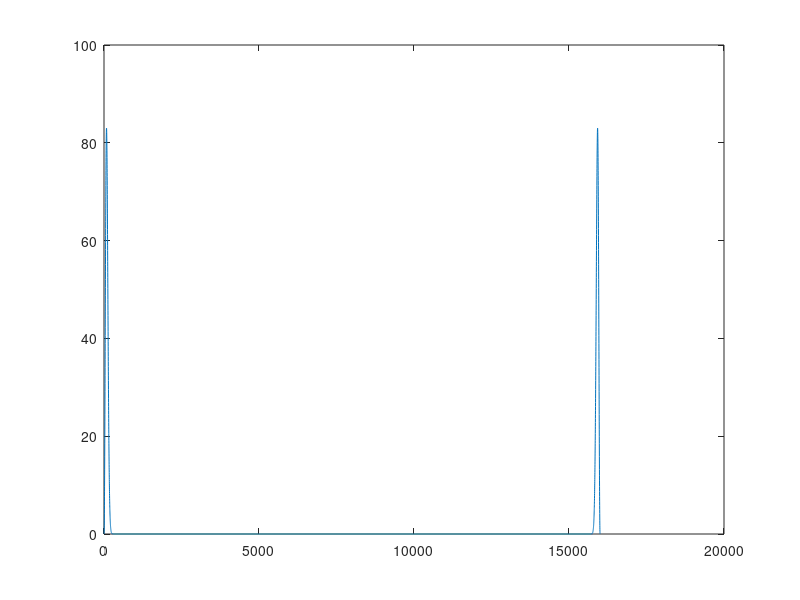
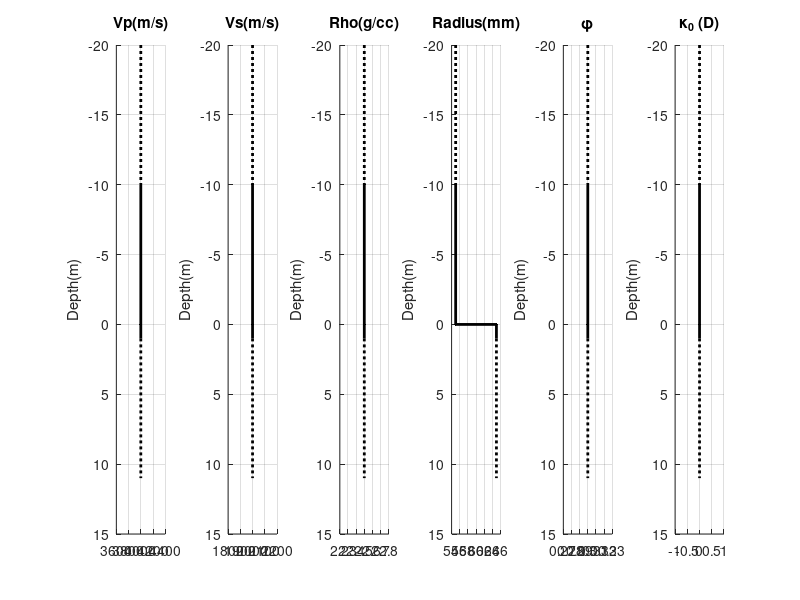

MATLAB code to generate these figures, in order: (Note: this script raises an error after producing the figures.)
%Modeling_VSP_tubewave_Caliper_Change
% S. Minato
% Delft University of Technology
% s.minato-1@tudelft.nl
%
% This code calculates pressure waveforms at a borehole due to
% a normally incident plane P wave (vertical seismic profiling, VSP).
% The borehole is a circular column filled with fluid, 
% and it is embedded in horizontally layered media. 
%


%Note about the Skempton coefficient:
%      : Flag_Skempton switches the following two conditions.
%      : Flag_Skempton=0 -> pext=-1/3(txx+tyy+tzz).
%      : Flag_Skempton=1 -> pext=-1/3(txx+tyy+tzz)*B.
%      : "B" is the Skempton coefficient. 
%      : "B" is either calculated from given Vp and Vs (not recommended) or PE.B

%===========================================================================
% This version uses modeling parameters designed for a simulation of
% a homogeneous elastic medium and a borehole with a step-like radius change
%===========================================================================

clear all
close all

Flag_Skempton=1; 


if(Flag_Skempton)
    disp('==========================')
    disp('pext=-1/3tii*B activated!')
    disp('==========================')
end


%===Construction of a layered model========
%   N-layer model (1 and N are half-spaces)
%==========================================
n=4; % Total number of layers
Vpvec=[4000 4000 4000 4000]; % size n. P-wave velocity at each layer (m/s)
Vsvec=[2000 2000 2000 2000]; % size n. S-wave velocity at each layer (m/s)
Rhovec=[2500 2500 2500 2500]; %Bulk density at each layer (kg/m3)
zn_org=[-10 0 1]; % size n-1. The depth of boundaries (m). 
rn=[0.055 0.055 0.065 0.065]; %size n. Borehole radius (m)


% Fluid properties
nu_dyn=1E-3; %Fluid dynamic viscosity (Pa*s)
Vf=1500;
Rhof=1000;
Kf=Rhof*Vf^2;%Fluid Bulk modulus

% Porous-layer properties 
Phivec=0.3*ones(1,n); %size n. Porosity (m3/m3)
Kappa0_vec=zeros(1,n); %size n. Static permeability (m^2), 1 Darcy=9.869E-13.


%--------------------------------------
% Waveform modeling parameters
%--------------------------------------
zvec_rec=[-20.05:0.1:20.05]; %Receiver depth locations (m)

dt=0.25E-4; %sampling interval (sec)
ns=16001; %sample number

tvec=[0:dt:(ns-1)*dt];%time vector
dw=1/tvec(end)*2*pi; %frequency sampling interval (radian)
wvec_org=[0:dw:(ns-1)*dw];

nw_proc=300; %sample number in frequency (< ns/2)
wvec_proc=wvec_org(1:nw_proc); %frequency vector (radian) where
                               %wavefield is calculated

%Note: Here I define the Ricker wavelet for the source signature. 
%    : The propagator matrix method for an elastic wavefield considers 
%    : this source signature as tzz. See below in the 1D propagator matrix method.

% Creating a source wavelet
f0=200; % center frequency (Hz)
delay=1/f0*2; % delay time (s)


Ricker=2*pi^2*f0^2*(1.0 - 2.0*(pi^2)*(f0^2)*((tvec-delay).^2)) .* exp(-(pi^2)*(f0^2)*((tvec-delay).^2)); %Ricker wavelet

Ricker=Ricker./max(abs(Ricker));

fRicker=conj(fft(Ricker)); %MATLAB FT -> Aki-Richards FT
figure;plot(abs(fft(Ricker)))


%Plotting the model
figure;
for in=1:n
    if(in==1)
        subplot(161),hold on;plot(Vpvec(in)*ones(1,2),[zn_org(in)-10 zn_org(in)],'k:','Linewidth',2)
        subplot(162),hold on;plot(Vsvec(in)*ones(1,2),[zn_org(in)-10 zn_org(in)],'k:','Linewidth',2)
        subplot(163),hold on;plot(Rhovec(in)*ones(1,2)*1E-3,[zn_org(in)-10 zn_org(in)],'k:','Linewidth',2)
        subplot(164),hold on;plot(rn(in)*ones(1,2)*1E+3,[zn_org(in)-10 zn_org(in)],'k:','Linewidth',2)
        subplot(165),hold on;plot(Phivec(in)*ones(1,2),[zn_org(in)-10 zn_org(in)],'k:','Linewidth',2)
        subplot(166),hold on;plot(Kappa0_vec(in)*ones(1,2)/9.869E-13,[zn_org(in)-10 zn_org(in)],'k:','Linewidth',2)
    elseif(in==n)
        subplot(161),hold on;plot(Vpvec(in)*ones(1,2),[zn_org(in-1) zn_org(in-1)+10],'k:','Linewidth',2)
        grid on;set(gca,'Ydir','Reverse');title('Vp(m/s)');ylabel('Depth(m)')
        subplot(162),hold on;plot(Vsvec(in)*ones(1,2),[zn_org(in-1) zn_org(in-1)+10],'k:','Linewidth',2)    
        grid on;set(gca,'Ydir','Reverse');title('Vs(m/s)');ylabel('Depth(m)')
        subplot(163),hold on;plot(Rhovec(in)*ones(1,2)*1E-3,[zn_org(in-1) zn_org(in-1)+10],'k:','Linewidth',2)    
        grid on;set(gca,'Ydir','Reverse');title('Rho(g/cc)');ylabel('Depth(m)')
        subplot(164),hold on;plot(rn(in)*ones(1,2)*1E3,[zn_org(in-1) zn_org(in-1)+10],'k:','Linewidth',2)    
        grid on;set(gca,'Ydir','Reverse');title('Radius(mm)');ylabel('Depth(m)')
        subplot(165),hold on;plot(Phivec(in)*ones(1,2),[zn_org(in-1) zn_org(in-1)+10],'k:','Linewidth',2)    
        grid on;set(gca,'Ydir','Reverse');title('\phi');ylabel('Depth(m)')
        subplot(166),hold on;plot(Kappa0_vec(in)*ones(1,2)/9.869E-13,[zn_org(in-1) zn_org(in-1)+10],'k:','Linewidth',2)    
        grid on;set(gca,'Ydir','Reverse');title('\kappa_0 (D)');ylabel('Depth(m)')
    else
        subplot(161),hold on;plot(Vpvec(in)*ones(1,2),[zn_org(in-1) zn_org(in)],'k-','Linewidth',2)
        subplot(161),hold on;plot([Vpvec(in-1) Vpvec(in)],ones(1,2)*zn_org(in-1),'k.-','Linewidth',2)
        subplot(162),hold on;plot(Vsvec(in)*ones(1,2),[zn_org(in-1) zn_org(in)],'k-','Linewidth',2)
        subplot(162),hold on;plot([Vsvec(in-1) Vsvec(in)],ones(1,2)*zn_org(in-1),'k.-','Linewidth',2)
        subplot(163),hold on;plot(Rhovec(in)*ones(1,2)*1E-3,[zn_org(in-1) zn_org(in)],'k-','Linewidth',2)
        subplot(163),hold on;plot([Rhovec(in-1) Rhovec(in)]*1E-3,ones(1,2)*zn_org(in-1),'k.-','Linewidth',2)
        subplot(164),hold on;plot(rn(in)*ones(1,2)*1E3,[zn_org(in-1) zn_org(in)],'k-','Linewidth',2)
        subplot(164),hold on;plot([rn(in-1) rn(in)]*1E3,ones(1,2)*zn_org(in-1),'k.-','Linewidth',2)
        subplot(165),hold on;plot(Phivec(in)*ones(1,2),[zn_org(in-1) zn_org(in)],'k-','Linewidth',2)
        subplot(165),hold on;plot([Phivec(in-1) Phivec(in)],ones(1,2)*zn_org(in-1),'k.-','Linewidth',2)
        subplot(166),hold on;plot(Kappa0_vec(in)*ones(1,2)/9.869E-13,[zn_org(in-1) zn_org(in)],'k-','Linewidth',2)
        subplot(166),hold on;plot([Kappa0_vec(in-1) Kappa0_vec(in)]/9.869E-13,ones(1,2)*zn_org(in-1),'k.-','Linewidth',2)
    end
    
end


%%===SHIFTING===
shift_z=0;
zn_proc=zn_org+shift_z; %
%%===SHIFTING===

%================================================================
%   1D Propagator-matrix method: Calculation of elastic wavefield
%   due to a normally incident plane P wave
%================================================================

uEvec_allfreq=zeros(2,n,nw_proc);%Upgoing and Downgoing potential amplitudes [Un;Dn] for each layer and all frequencies. "E" stands for Elastic wavefield.

for iw=2:nw_proc
    
    w=wvec_proc(iw);
    kp=w./Vpvec;
    
    %Constructing M matrix. size (2,2) and 1 to n-1
    Mn=zeros(2,2,n-1); 
    for in=1:n-1
        kp1=kp(in);
        kp2=kp(in+1);
        z1=zn_proc(in);
        rho1=Rhovec(in);
        rho2=Rhovec(in+1);
        
        a1=rho2/rho1;
        a2=kp2/kp1;
        
        m11=1.0/(2.0)*(a1+a2)*exp(i*(kp1-kp2)*z1); %note: Aki-Richards FT
        m12=1.0/(2.0)*(a1-a2)*exp(i*(kp1+kp2)*z1); 
        m21=1.0/(2.0)*(a1-a2)*exp(-i*(kp1+kp2)*z1); 
        m22=1.0/(2.0)*(a1+a2)*exp(-i*(kp1-kp2)*z1); 
        
        Mn(:,:,in)=[m11 m12; m21 m22];
    end


    %Calculating MT matrix, (2,2)
    MT=eye(2,2);
    for in=1:n-1
        MT=MT*Mn(:,:,in);    
    end
    %------------------------------
    % Solution at each layer
    %------------------------------
    uEvec=zeros(2,n);%=[Un;Dn] and each layer


    % Radiation condition at the top and the bottom layers
    
    % Definition of 'unit' amplitude source can be defined here.
    % Unit displacement -> (1/(i*kp(1))
    % Unit partivle velocity -> (1/(iw*i*kp(1))) 
    % Unit stress -> (-Rhovec(1)*w^2)
    D1=1/(-Rhovec(1)*w^2); %this simulate unit amplitudes in tzz, and defined source wavelet is applied in this unit
    
    %Additional phase shift due to shift_z
    D1=D1*exp(i*kp(1)*(-shift_z)); 

    Dn=D1/MT(2,2);
    uEvec(:,n)=[0.0;Dn];

    % Solving the potentials by connecting from below
    for in=n-1:-1:1
        uEvec(:,in)=Mn(:,:,in)*uEvec(:,in+1);    
    end

    % Check if uvec(:,1)==[U1;0]
    U1=MT(1,2)/MT(2,2)*D1;
    if (abs(uEvec(1,1)-U1) > 1E-5*abs(U1))
        disp("Warning:U1 is not retrieved after connecting Haskel matrix from below??")
        tmp_str=sprintf('iw=%d,U1=%f,uEvec(1,1)=%f\n',iw,U1,uEvec(1,1));
        disp(tmp_str)
    end

    uEvec_allfreq(:,:,iw)=uEvec;

end %freq


% $$$ return

%%Calculating time-domain waveforms using the potentials (Elastic wave)

fdata=zeros(length(zvec_rec),ns);

for irec=1:length(zvec_rec)
    znow=zvec_rec(irec)+shift_z;
    
    %Detecting a layer number
    tmp=zn_proc-znow;
    tmp(find(tmp<0))=Inf;
    [tmp1 tmp2]=min(tmp(:));
    in_now=tmp2;
    if(sum(isinf(tmp))==length(tmp))
        in_now=length(zn_proc)+1; %last layer
    end
    
    U_amp=squeeze(uEvec_allfreq(1,in_now,:)); %upgoing,layer in_now
    D_amp=squeeze(uEvec_allfreq(2,in_now,:)); %downgoing,layer in_now

    kpvec=wvec_proc/Vpvec(in_now);    
    
    phi=U_amp.'.*exp(-i*kpvec*znow)+D_amp.'.*exp(i*kpvec*znow); %displacement potential (note: kc homogenous)
    
    
    tmpdata=-i*kpvec.*U_amp.'.*exp(-i*kpvec*znow)...
            +i*kpvec.*D_amp.'.*exp(i*kpvec*znow); %displacement (uz)
    tmpdata=-i*wvec_proc.*tmpdata; %particle velocity (vz)
    

    tmpdata=tmpdata.*fRicker(1:nw_proc); %Note: Unit incident wave is
                                         % assumed in potential
                                         % (see the phase difference between phi and tmpdata above)
    fdata(irec,1:nw_proc)=tmpdata;
end

fdata(:,1)=0;
fdata=conj(fdata); %Aki-Richards FT -> MATLAB FT
data=ifft(fdata,[],2,'symmetric');
data_E=data.';

figure;imagesc(zvec_rec,tvec,data_E);colorbar;
title("Elastic wave (VZ)")
xlabel('Receiver depth (m)');ylabel('Time (s)')


%==================================================================
%   1D Propagator-matrix method: Calculation of a borehole pressure 
%   field using the elastic-wavefield potential amplitudes
%================================================================

%Necessary elastic moduli and velocities
Evec=Rhovec.*Vsvec.^2.*(3*Vpvec.^2-4*Vsvec.^2)./(Vpvec.^2-Vsvec.^2); %size n. Young's modulus
mu_vec=Rhovec.*Vsvec.^2; %size n. Shear modulus
lambda_vec=Rhovec.*Vpvec.^2-2*mu_vec; %size n. Lame constant
Kvec=lambda_vec+2/3*mu_vec; %size n. Bulk modulus
CT0vec=sqrt(Vf^2./(1+Rhof*Vf^2./(Rhovec.*Vsvec.^2))); %size n. Tube-wave velocity without porous-layer effects

%Porous-layer effects: Diffusivity (Ionov, eq. A3)
Diffvec=sqrt(Kappa0_vec*Kf./(nu_dyn*Phivec));
TFvec=rn.^2./Diffvec.^2; %(See Ionov after eq. A6) Note: kappa0=0 becomes TF=Inf. In this case, there are no porous-layer effects.



%
uvec_allfreq=zeros(2,n,nw_proc);%Upgoing and Downgoing tube-wave potential amplitudes [Un;Dn] for each layer and all frequencies.

Cy2vec=Evec/Rhof;


if(Flag_Skempton)
    disp('==========================')
    disp('pext=-1/3tii*B activated!')
    disp('==========================')
end

for iw=2:nw_proc
    
    w=wvec_proc(iw);
    kp=w./Vpvec;
    
    %Porous layer effects: Calculating the function PHI of Ionov
    %   and correponding tube-wave velocities
    %Note: all variables related to the porous layer assumes MATLAB-FT
    tmp=sqrt(i*w*TFvec); %be carefull INF when kappa0=0
    PHI_IONOV=tmp.^(-1).*besselk(1,tmp)./besselk(0,tmp); %be careful NaN when kappa0=0

    %Tube-wave velocity including the porous-layer effects
    CTvec=CT0vec.*sqrt(...
          1./(1+2*Phivec.*Rhof/Kf.*CT0vec.^2.*PHI_IONOV));

    %Removing NaN when kappa0=0 (those CTs are CT0)
    CTvec(find(Kappa0_vec==0))=CT0vec(find(Kappa0_vec==0));
    CTvec=conj(CTvec); %MATLAB FT -> Aki-Richards FT
    
    kn=w./CTvec;   

    %Constructing M matrix. size (2,2) and 1 to n-1
    Mn=zeros(2,2,n-1); 
    for in=1:n-1
        r1=rn(in);
        r2=rn(in+1);
        k1=kn(in);
        k2=kn(in+1);
        z1=zn_proc(in);
 
        a1=r1^2*k1+r2^2*k2;
        a2=r1^2*k1-r2^2*k2;
        
        m11=a1*exp(i*(k1-k2)*z1); %note: Aki-Richards FT
        m12=a2*exp(i*(k1+k2)*z1); 
        m21=a2*exp(-i*(k1+k2)*z1); 
        m22=a1*exp(-i*(k1-k2)*z1); 

        Mn(:,:,in)=1/(2*r1^2*k1)*[m11 m12; m21 m22];
    end

    %Constructing S matrix. size (2,1) and 1 to n-1
    Sn=zeros(2,n-1); 
    for in=1:n-1        
        r1=rn(in);
        r2=rn(in+1);
        k1=kn(in);
        z1=zn_proc(in);
        
        kp1=kp(in);
        Cy_square=Cy2vec(in);
        E1=Evec(in);
        Vp_now=Vpvec(in);
        Vs_now=Vsvec(in);
        CT_now=CTvec(in);
        Porosity_now=Phivec(in);
        PHI_IONOV_now=conj(PHI_IONOV(in)); %MATLAB FT -> Aki-Richards FT
        K_now=Kvec(in); %Bulk modulus
        
        %Evalauting the discontinuities (delta_p and delta_vz)
        %due to external effective stress.
        %I am at z1=zn(in). Thus, z0=zn(in-1)
        if (in==1) %In this case, z0 is -Inf
           I1=0;
           I2=0;
           I3=0;
           I4=0;
        else
            z0=zn_proc(in-1);

            %Integartion element I1:
            I1=exp(i*k1*z1)/i/(-k1+kp1)*(exp(i*(-k1+kp1)*z1)-exp(i*(-k1+kp1)*z0))...
               -exp(-i*k1*z1)/i/(k1+kp1)*(exp(i*(k1+kp1)*z1)-exp(i*(k1+kp1)*z0));
            %Integartion element I2:
            I2=exp(i*k1*z1)/i/(-k1-kp1)*(exp(i*(-k1-kp1)*z1)-exp(i*(-k1-kp1)*z0))...
               -exp(-i*k1*z1)/i/(k1-kp1)*(exp(i*(k1-kp1)*z1)-exp(i*(k1-kp1)*z0));
            %Integartion element I3:
            I3=exp(i*k1*z1)/i/(-k1+kp1)*(exp(i*(-k1+kp1)*z1)-exp(i*(-k1+kp1)*z0))...
               +exp(-i*k1*z1)/i/(k1+kp1)*(exp(i*(k1+kp1)*z1)-exp(i*(k1+kp1)*z0));
            %Integartion element I4:
            I4=exp(i*k1*z1)/i/(-k1-kp1)*(exp(i*(-k1-kp1)*z1)-exp(i*(-k1-kp1)*z0))...
               +exp(-i*k1*z1)/i/(k1-kp1)*(exp(i*(k1-kp1)*z1)-exp(i*(k1-kp1)*z0));

        end        
        %---the discontinuities (delta_p and delta_vz) due to elastic wave---
        U_Eamp=squeeze(uEvec_allfreq(1,in,iw)); %upgoing elastic wave,layer in
        D_Eamp=squeeze(uEvec_allfreq(2,in,iw)); %downgoing elastic wave,layer in

        A1P=w^2/kp1*(1/(2*Vs_now^2)-1/Vp_now^2);
        delta_p_A=-i*w*Rhof*CT_now*kp1*A1P...
                  *(D_Eamp*I1+U_Eamp*I2);
        delta_vz_A=-i*w*kp1*A1P...
                  *(D_Eamp*I3+U_Eamp*I4);
        
        
 

        if (Kappa0_vec(in)~=0)
            %the discontinuities (delta_p and delta_vz) due to a porous layer 
            %(PHI_IONOV_now from Aki-Richards FT)
            delta_p_B=Rhof*CT_now*(-i*w*Porosity_now/Kf*PHI_IONOV_now)*w^2/Vp_now^2*K_now...
                      *(D_Eamp*I1+U_Eamp*I2);
            delta_vz_B=(-i*w*Porosity_now/Kf*PHI_IONOV_now)*w^2/Vp_now^2*K_now...
                *(D_Eamp*I3+U_Eamp*I4);
            
        
            %%Option B
            if(Flag_Skempton)
                % The following two lines calculates the Skempton coefficient (B)
                % assuming the given Vp and Vs to be those in the drained condition.
                % This is not recommended.
% $$$                 K_d=K_now; %assuming Vp and Vs are drained
% $$$                 B=1-1/(1+Kf/(Porosity_now*K_d)); %skepmton coefficient
                % The following line uses the Skempton coefficient (B) 
                % provided in PE.B (recommended)
                B=PE.B;

                %Application of the Skempton coefficient (B)
                delta_p_B=B*delta_p_B;
                delta_vz_B=B*delta_vz_B;                
            end
            
        else
            delta_p_B=0;
            delta_vz_B=0;
        end

 
        %Calculating Sn=-An^(-1)*[delta_p;rn^2*delta_vz]
        Aninv=[exp(i*k1*z1)/(2*w^2*Rhof) -exp(i*k1*z1)/(2*w*pi*r1^2*k1);
               exp(-i*k1*z1)/(2*w^2*Rhof) exp(-i*k1*z1)/(2*w*pi*r1^2*k1)]; 

    
        %Additional injection source (q) due to the step-like change in the radius
        tmpdata=-i*kp1.*U_Eamp.'.*exp(-i*kp1*z1)...
                +i*kp1.*D_Eamp.'.*exp(i*kp1*z1); %displacement (uz)
        tmpdata=-i*w.*tmpdata; %particle velocity (vz)
        
        %---Kurkjian's dV due to P-wave vz:velocity---
        dVn=pi*(r2^2-r1^2)*tmpdata;  %dV/dt=pi(r2^2-r1^2)*vz
        dvz=dVn/(pi*r1^2); %displacement src = qsrc
                           %=dV/dt/(pi*r1^2)@media 1
        %-----------------------------------

        %The total discontinuities
        dp_total=delta_p_A+delta_p_B;
        dvz_total=delta_vz_A+delta_vz_B+dvz;
        
        %The source term
        Sn(:,in)=1/(2*Rhof*w^2*k1)*[(Rhof*w*dvz_total-k1*dp_total)*exp(i*k1*z1);...
                                   -(Rhof*w*dvz_total+k1*dp_total)*exp(-i*k1*z1)];


    end

    
    %Calculating MT matrix, (2,2), and ST matrix, (2,1)
    MT=eye(2,2);
    ST=zeros(2,1);
    for in=1:n-1
        ST=ST+MT*Sn(:,in);
        MT=MT*Mn(:,:,in);    
    end

    %------------------------------
    % Solution at each layer
    %------------------------------
    uvec=zeros(2,n);%=[Un;Dn] and each layer

     
    % Radiation condition at the top and the bottom layers
            
    % Bottom layer Un is known from
    % the amplitude of incidence wave at the bottom layer. 
    % This assumes that there is a downgoing wave only in the elastic wavefield.
    D_Eamp=squeeze(uEvec_allfreq(2,n,iw)); %downgoing elastic wave,layer in
    
    z0=zn_proc(n-1);
    k1=kn(n);
    kp1=kp(n);
    Vp_now=Vpvec(n);
    Vs_now=Vsvec(n);
    CT_now=CTvec(n);

    %Integration element I1:
    I1=2*k1/i/(kp1^2-k1^2)*(exp(i*kp1*z0));

    %Integration element I3:
    I3=2*kp1/i/(kp1^2-k1^2)*(exp(i*kp1*z0));


    A1P=w^2/kp1*(1/(2*Vs_now^2)-1/Vp_now^2);
    delta_p_A=-i*w*Rhof*CT_now*kp1*A1P...
              *(D_Eamp*I1);
    delta_vz_A=-i*w*kp1*A1P...
        *(D_Eamp*I3);
    
    Un=exp(i*k1*z0)/(2*Rhof*w^2*k1)*(...
        k1*delta_p_A-Rhof*w*delta_vz_A...
        );
    
    

    % Top layer D1 is known from
    % the amplitude of incidence wave at the top layer.
    % This assumes downgoing and upgoing waves in the elastic wavefield.
    D_Eamp=squeeze(uEvec_allfreq(2,1,iw)); %downgoing elastic wave,layer in
    U_Eamp=squeeze(uEvec_allfreq(1,1,iw)); %downgoing elastic wave,layer in
    
    %z0 is -inf
    z1=zn_proc(1);
    k1=kn(1);
    kp1=kp(1);
    Vp_now=Vpvec(1);
    Vs_now=Vsvec(1);
    CT_now=CTvec(1);

    %Integration element I1:
    I1=2*k1/i/(kp1^2-k1^2)*(exp(i*kp1*z1));

    %Integration element I2:
    I2=2*k1/i/(kp1^2-k1^2)*(exp(-i*kp1*z1));
    
    %Integration element I3:
    I3=2*kp1/i/(kp1^2-k1^2)*(exp(i*kp1*z1));
    
    %Integration element I4:
    I4=-2*kp1/i/(kp1^2-k1^2)*(exp(-i*kp1*z1));

    A1P=w^2/kp1*(1/(2*Vs_now^2)-1/Vp_now^2);
    delta_p_A=-i*w*Rhof*CT_now*kp1*A1P...
              *(D_Eamp*I1+U_Eamp*I2);
    delta_vz_A=-i*w*kp1*A1P...
        *(D_Eamp*I3+U_Eamp*I4);
    
    
    D1=exp(-i*k1*z1)/(2*Rhof*w^2*k1)*(...
        k1*delta_p_A+Rhof*w*delta_vz_A...
        );
    
    % Setting up the relation [U1;D1]=MT*[Un;Dn]+ST
    Dn=(D1-MT(2,1)*Un-ST(2))/MT(2,2);
    U1=MT(1,1)*Un+MT(1,2)/MT(2,2)*(D1-MT(2,1)*Un-ST(2))+ST(1);
    
    uvec(:,n)=[Un;Dn];

        
    % Solving the potentials by connecting from below
    for in=n-1:-1:1
        uvec(:,in)=Mn(:,:,in)*uvec(:,in+1)+Sn(:,in);    
    end

    uvec_allfreq(:,:,iw)=uvec;

end %freq


%%Calculating time-domain waveforms using the potentials (Borehole)

fdata=zeros(length(zvec_rec),ns);

for irec=1:length(zvec_rec)
    znow=zvec_rec(irec)+shift_z;
    
    %Detecting a layer number
    tmp=zn_proc-znow;
    tmp(find(tmp<0))=Inf;
    [tmp1 tmp2]=min(tmp(:));
    in_now=tmp2;
    if(sum(isinf(tmp))==length(tmp))
        in_now=length(zn_proc)+1; %last layer
    end

    
    U_amp=squeeze(uvec_allfreq(1,in_now,:)); %upgoing,layer in_now
    D_amp=squeeze(uvec_allfreq(2,in_now,:)); %downgoing,layer in_now


    if(Kappa0_vec(in_now)~=0)
        
        %Porous layer effects: Calculating the function PHI of Ionov
        %   and correponding tube-wave velocities
        %Note: all variables related to the porous layer assumes MATLAB-FT
        tmp=sqrt(i*wvec_proc*TFvec(in_now)); %be carefull INF when kappa0=0
        PHI_IONOV=tmp.^(-1).*besselk(1,tmp)./besselk(0,tmp); %be careful NaN when kappa0=0

        %Tube-wave velocity including the porous-layer effects
        CTvec=CT0vec(in_now).*sqrt(...
            1./(1+2*Phivec(in_now)*Rhof/Kf.*CT0vec(in_now).^2.*PHI_IONOV)); %this is a frequency-vector version.

        
        CTvec=conj(CTvec); %MATLAB FT -> Aki-Richards FT
        
        kcvec=wvec_proc./CTvec;
    else     
        kcvec=wvec_proc./CT0vec(in_now);
    end
    

    phi=U_amp.'.*exp(-i*kcvec*znow)+D_amp.'.*exp(i*kcvec*znow); %displacement potential (note: kc homogenous)
    tmpdata=Rhof*wvec_proc.^2.*phi; %pressure
                                 
    
    %Evalauting the discontinuities (delta_p and delta_vz)
    %due to external effective stress.
    %Note:multiple-freq vector version    
    %I am at z1=zvec(irec). z0 is the nearest boundary in the negative z direction
    
    
    if(in_now==1)
        z1=znow; 
        z0=zn_proc(1);
    elseif(in_now==n)
        z1=znow; 
        z0=zn_proc(n-1);        
    else
        z1=znow; 
        z0=zn_proc(in_now-1);
    end    
    
    %I am at in=in_now
    k1vec=kcvec;    
    kp1vec=wvec_proc/Vpvec(in_now);
    Cy_square=Cy2vec(in_now);
    E1=Evec(in_now);
    Vp_now=Vpvec(in_now);
    Vs_now=Vsvec(in_now);


    %Integration element I1:
    I1=exp(i*k1vec.*z1)/i./(-k1vec+kp1vec).*(exp(i*(-k1vec+kp1vec)*z1)-exp(i*(-k1vec+kp1vec)*z0))...
       -exp(-i*k1vec.*z1)/i./(k1vec+kp1vec).*(exp(i*(k1vec+kp1vec)*z1)-exp(i*(k1vec+kp1vec)*z0));
    %Integration element I2:
    I2=exp(i*k1vec.*z1)/i./(-k1vec-kp1vec).*(exp(i*(-k1vec-kp1vec)*z1)-exp(i*(-k1vec-kp1vec)*z0))...
       -exp(-i*k1vec*z1)/i./(k1vec-kp1vec).*(exp(i*(k1vec-kp1vec)*z1)-exp(i*(k1vec-kp1vec)*z0));
    %Integration element I3:
    I3=exp(i*k1vec*z1)/i./(-k1vec+kp1vec).*(exp(i*(-k1vec+kp1vec)*z1)-exp(i*(-k1vec+kp1vec)*z0))...
       +exp(-i*k1vec*z1)/i./(k1vec+kp1vec).*(exp(i*(k1vec+kp1vec)*z1)-exp(i*(k1vec+kp1vec)*z0));
    %Integration element I4:
    I4=exp(i*k1vec*z1)/i./(-k1vec-kp1vec).*(exp(i*(-k1vec-kp1vec)*z1)-exp(i*(-k1vec-kp1vec)*z0))...
       +exp(-i*k1vec*z1)/i./(k1vec-kp1vec).*(exp(i*(k1vec-kp1vec)*z1)-exp(i*(k1vec-kp1vec)*z0));
    
    if(Kappa0_vec(in_now)~=0)
        CT_now=CTvec; %vector
    else
        CT_now=CT0vec(in_now); %scalar
    end            

    %---the discontinuities (delta_p and delta_vz) due to elastic wave---
    U_Eamp=squeeze(uEvec_allfreq(1,in_now,:)); %upgoing elastic wave,layer in_now
    D_Eamp=squeeze(uEvec_allfreq(2,in_now,:)); %downgoing elastic wave,layer in_now
    
    U_Eamp=U_Eamp.';
    D_Eamp=D_Eamp.';
    
    A1P=wvec_proc.^2./kp1vec*(1/(2*Vs_now^2)-1/Vp_now^2);
    delta_p_A=-i*wvec_proc*Rhof.*CT_now.*kp1vec.*A1P...
              .*(D_Eamp.*I1+U_Eamp.*I2);

    %the discontinuities (delta_p and delta_vz) due to a porous layer 
    %(PHI_IONOV_now from Aki-Richards FT)
    if(Kappa0_vec(in_now)~=0)        
        Porosity_now=Phivec(in_now);                
        K_now=Kvec(in_now);

        delta_p_B=Rhof*CT_now.*(-i*wvec_proc*Porosity_now/Kf.*conj(PHI_IONOV)).*wvec_proc.^2/Vp_now^2*K_now...
                  .*(D_Eamp.*I1+U_Eamp.*I2); %BUGFIX
    
        %%Option B
        if(Flag_Skempton)
                % The following two lines calculates the Skempton coefficient (B)
                % assuming the given Vp and Vs to be those in the drained condition.
                % This is not recommended.
% $$$                 K_d=K_now; %assuming Vp and Vs are drained
% $$$                 B=1-1/(1+Kf/(Porosity_now*K_d)); %skepmton coefficient
                % The following line uses the Skempton coefficient (B) 
                % provided in PE.B (recommended)
                B=PE.B;

                %Application of the Skempton coefficient (B)
                delta_p_B=B*delta_p_B;
        end
    
    else     
        delta_p_B=0;
    end
    
    
    
    tmpdata=tmpdata+delta_p_A+delta_p_B;
    tmpdata=tmpdata.*fRicker(1:nw_proc); %Note: "Unit incident wave" is
                                         % defined in elastic-wave potentials

    
    fdata(irec,1:nw_proc)=tmpdata;
end

    
fdata(:,1)=0;
fdata=conj(fdata); %Aki-Richards FT -> MATLAB FT
data=ifft(fdata,[],2,'symmetric');
data_B=data.';

figure;imagesc(zvec_rec,tvec,data_B);colorbar;
title("Borehole response")
xlabel('Receiver depth (m)');ylabel('Time (s)')


%return

%%Comparison with analytical solutions
disp('Comparison with analytical solutions...')

%Top
Vp0=Vpvec(1);
Vs0=Vsvec(1);
Rho0=Rhovec(1);
r0=rn(2);
r1=rn(3);


VT0=sqrt(Vf^2/(1+Rhof*Vf^2/(Rho0*Vs0^2)))

iw=40;%dummy
w=wvec_proc(iw);
kp0=wvec_proc(iw)/Vp0;
k0=wvec_proc(iw)/VT0;

AP0=wvec_proc(iw).^2./kp0*(1/(2*Vs0^2)-1/Vp0^2);

%upper layer
De0=1/(-Rhovec(1)*w^2); %unit amplitude in tzz
p_direct0=-Rhof*VT0*w*2*k0*kp0*AP0*De0/(kp0^2-k0^2);
p_gen0=-Rhof*VT0*w*kp0/(kp0^2-k0^2)*(r0^2-r1^2)/(r0^2+r1^2)*(2*AP0*kp0-k0^2+kp0^2)*De0;
%lower layer = upper layer

delay_Haskel=-0.004;

%+-10.05m (pressure)
irec_H1=find(abs(zvec_rec+10.05)<0.001);
irec_H2=find(abs(zvec_rec-10.05)<0.001);

figure;
subplot(211),plot(tvec+delay_Haskel,data_B(:,irec_H1))
hold on;plot([0.003 0.004],[1 1]*p_direct0,'k-','linewidth',2)
hold on;plot([0.013 0.014],[1 1]*p_gen0,'k-','linewidth',2)
xlabel('Lapse time (s)')
ylabel('Pressure (Pa)')
title('-10.05m')
tmpa=axis;axis([0 0.02 -0.12 0.1])
grid on;
subplot(212),plot(tvec+delay_Haskel,data_B(:,irec_H2))
hold on;plot([0.008 0.009],[1 1]*p_direct0,'k-','linewidth',2)
hold on;plot([0.013 0.014],[1 1]*p_gen0,'k-','linewidth',2)
xlabel('Lapse time (s)')
ylabel('Pressure (Pa)')
title('+10.05m')
tmpa=axis;axis([0 0.02 -0.12 0.1])
grid on;







